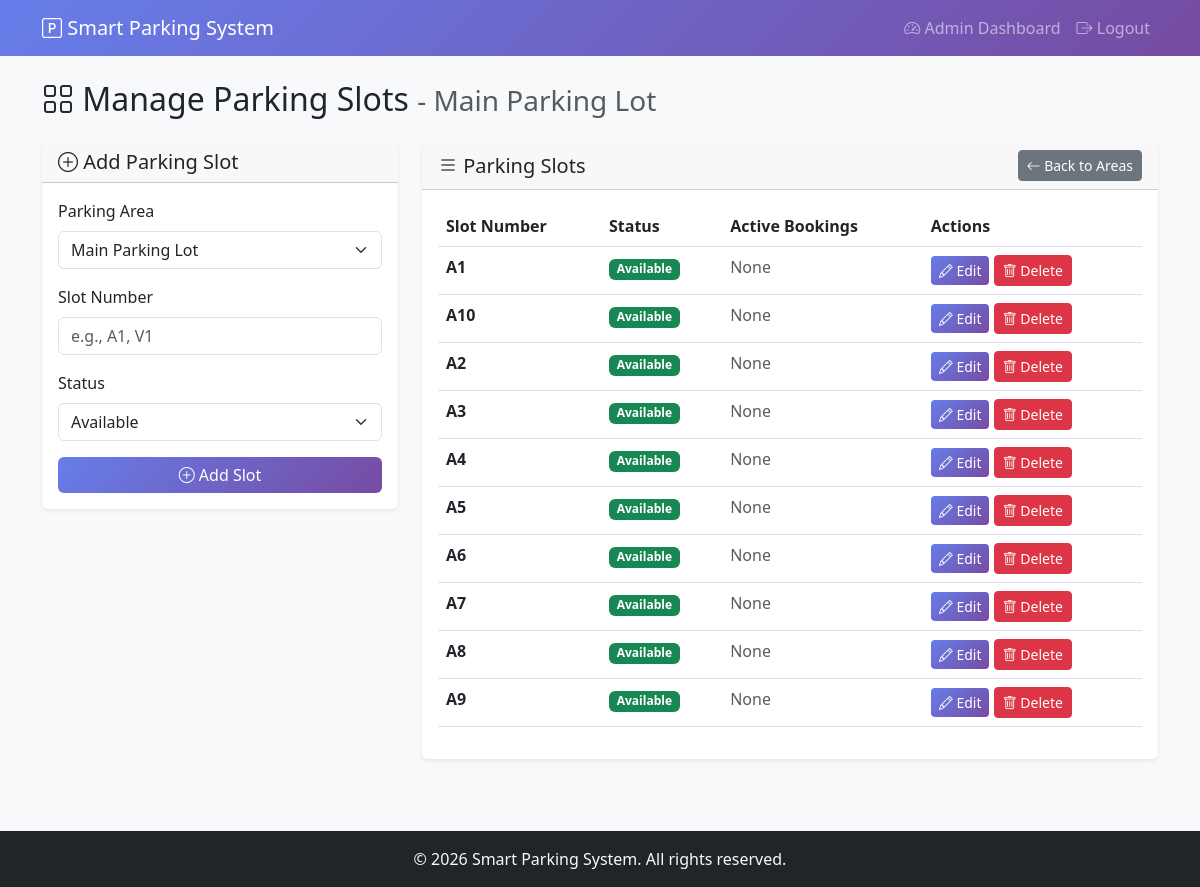
Page /admin/slots.php?area_id=1 (signed in) on the committed database.
### tables this page shows
CREATE TABLE IF NOT EXISTS parking_areas (
    area_id INT AUTO_INCREMENT PRIMARY KEY,
    area_name VARCHAR(100) NOT NULL,
    location VARCHAR(200) NOT NULL,
    hourly_rate DECIMAL(10, 2) DEFAULT 50.00,
    created_at TIMESTAMP DEFAULT CURRENT_TIMESTAMP,
    INDEX idx_area_name (area_name)
);

CREATE TABLE IF NOT EXISTS parking_slots (
    slot_id INT AUTO_INCREMENT PRIMARY KEY,
    area_id INT NOT NULL,
    slot_number VARCHAR(20) NOT NULL,
    status ENUM('Available', 'Occupied', 'Maintenance') DEFAULT 'Available',
    created_at TIMESTAMP DEFAULT CURRENT_TIMESTAMP,
    FOREIGN KEY (area_id) REFERENCES parking_areas(area_id) ON DELETE CASCADE,
    UNIQUE KEY unique_slot (area_id, slot_number),
    INDEX idx_area_id (area_id),
    INDEX idx_status (status)
);

### admin/slots.php (the view, shortened to what this page needs)
<?php
$conn = getDBConnection();
$area_id = intval($_GET['area_id'] ?? 0);
$area = null;
if ($area_id > 0) {
    $area_stmt = $conn->prepare("SELECT * FROM parking_areas WHERE area_id = ?");
    $area_stmt->bind_param("i", $area_id);
    $area_stmt->execute();
    $area_result = $area_stmt->get_result();
    $area = $area_result->fetch_assoc();
}
$edit_slot = null;
$areas_stmt = $conn->query("SELECT area_id, area_name FROM parking_areas ORDER BY area_name");
$all_areas = $areas_stmt->fetch_all(MYSQLI_ASSOC);
if ($area_id > 0) {
    $slots_stmt = $conn->prepare("
        SELECT ps.*,
               COUNT(b.booking_id) as booking_count
        FROM parking_slots ps
        LEFT JOIN bookings b ON ps.slot_id = b.slot_id AND b.status = 'Active'
        WHERE ps.area_id = ?
        GROUP BY ps.slot_id
        ORDER BY ps.slot_number
    ");
    $slots_stmt->bind_param("i", $area_id);
    $slots_stmt->execute();
    $slots_result = $slots_stmt->get_result();
    $slots = $slots_result->fetch_all(MYSQLI_ASSOC);
} else {
    $slots = [];
}
include '../includes/header.php';
?>
<div class="row">
    <div class="col-md-12">
        <h2 class="mb-4">
            <i class="bi bi-grid"></i> Manage Parking Slots
            <?php if ($area): ?>
                <small class="text-muted">- <?php echo htmlspecialchars($area['area_name']); ?></small>
            <?php endif; ?>
        </h2>
    </div>
</div>
<div class="row">
    <div class="col-md-4">
        <div class="card">
            <div class="card-header">
                <h5 class="mb-0">
                    <i class="bi bi-<?php echo $edit_slot ? 'pencil' : 'plus-circle'; ?>"></i>
                    <?php echo $edit_slot ? 'Edit' : 'Add'; ?> Parking Slot
                </h5>
            </div>
            <div class="card-body">
                <form method="POST" action="">
                    <div class="mb-3">
                        <label for="area_id" class="form-label">Parking Area</label>
                        <select class="form-select" id="area_id" name="area_id" required
                                onchange="if(this.value) window.location.href='slots.php?area_id='+this.value">
                            <?php foreach ($all_areas as $a): ?>
                                <option value="<?php echo $a['area_id']; ?>"
                                        <?php echo ($a['area_id'] == $area_id) ? 'selected' : ''; ?>>
                                    <?php echo htmlspecialchars($a['area_name']); ?>
                                </option>
                            <?php endforeach; ?>
                        </select>
                    </div>
                    <div class="mb-3">
                        <label for="slot_number" class="form-label">Slot Number</label>
                        <input type="text" class="form-control" id="slot_number" name="slot_number" required
                               value="<?php echo htmlspecialchars($edit_slot['slot_number'] ?? ''); ?>"
                               placeholder="e.g., A1, V1">
                    </div>
                    <div class="mb-3">
                        <label for="status" class="form-label">Status</label>
                        <select class="form-select" id="status" name="status" required>
                            <option value="Available" <?php echo ($edit_slot['status'] ?? '') === 'Available' ? 'selected' : ''; ?>>Available</option>
                        </select>
                    </div>
                    <div class="d-grid gap-2">
                        <button type="submit" name="<?php echo $edit_slot ? 'update_slot' : 'add_slot'; ?>"
                                class="btn btn-primary" <?php echo $area_id <= 0 ? 'disabled' : ''; ?>>
                            <i class="bi bi-<?php echo $edit_slot ? 'check' : 'plus'; ?>-circle"></i>
                            <?php echo $edit_slot ? 'Update' : 'Add'; ?> Slot
                        </button>
                    </div>
                </form>
            </div>
        </div>
    </div>
    <div class="col-md-8">
        <div class="card">
            <div class="card-header d-flex justify-content-between align-items-center">
                <h5 class="mb-0"><i class="bi bi-list"></i> Parking Slots</h5>
                <a href="areas.php" class="btn btn-sm btn-secondary">
                    <i class="bi bi-arrow-left"></i> Back to Areas
                </a>
            </div>
            <div class="card-body">
                <?php if ($area_id <= 0): ?>
                    <div class="alert alert-info">
                        <i class="bi bi-info-circle"></i> Please select a parking area to view and manage slots.
                    </div>
                <?php elseif (count($slots) === 0): ?>
                    <p class="text-muted text-center py-4">No slots found for this area. Add your first slot.</p>
                <?php else: ?>
                    <div class="table-responsive">
                        <table class="table table-hover">
                            <thead>
                                <tr>
                                    <th>Slot Number</th>
                                    <th>Status</th>
                                    <th>Active Bookings</th>
                                    <th>Actions</th>
                                </tr>
                            </thead>
                            <tbody>
                                <?php foreach ($slots as $slot): ?>
                                    <tr>
                                        <td><strong><?php echo htmlspecialchars($slot['slot_number']); ?></strong></td>
                                        <td>
                                            <?php if ($slot['status'] === 'Available'): ?>
                                                <span class="badge bg-success">Available</span>
                                            <?php elseif ($slot['status'] === 'Occupied'): ?>
                                                <span class="badge bg-warning">Occupied</span>
                                            <?php else: ?>
                                                <span class="badge bg-secondary">Maintenance</span>
                                            <?php endif; ?>
                                        </td>
                                        <td>
                                            <?php if ($slot['booking_count'] > 0): ?>
                                                <span class="badge bg-danger"><?php echo $slot['booking_count']; ?> Active</span>
                                            <?php else: ?>
                                                <span class="text-muted">None</span>
                                            <?php endif; ?>
                                        </td>
                                        <td>
                                            <a href="?edit=<?php echo $slot['slot_id']; ?>&area_id=<?php echo $area_id; ?>"
                                               class="btn btn-sm btn-primary">
                                                <i class="bi bi-pencil"></i> Edit
                                            </a>
                                            <a href="?delete=<?php echo $slot['slot_id']; ?>&area_id=<?php echo $area_id; ?>"
                                               class="btn btn-sm btn-danger"
                                               onclick="return confirm('Are you sure you want to delete this slot?')">
                                                <i class="bi bi-trash"></i> Delete
                                            </a>
                                        </td>
                                    </tr>
                                <?php endforeach; ?>
                            </tbody>
                        </table>
                    </div>
                <?php endif; ?>
            </div>
        </div>
    </div>
</div>
<?php include '../includes/footer.php'; ?>

### includes/header.php (shortened to what this page needs)
<?php
$base_path = '/Parking/';
?>
<!DOCTYPE html>
<html lang="en">
<head>
    <link href="https://cdn.jsdelivr.net/npm/bootstrap@5.3.0/dist/css/bootstrap.min.css" rel="stylesheet">
    <link rel="stylesheet" href="https://cdn.jsdelivr.net/npm/bootstrap-icons@1.11.0/font/bootstrap-icons.css">
</head>
<body>
    <nav class="navbar navbar-expand-lg navbar-dark">
        <div class="container">
            <a class="navbar-brand" href="<?php echo $base_path; ?>index.php">
                <i class="bi bi-p-square"></i> Smart Parking System
            </a>
            <div class="collapse navbar-collapse" id="navbarNav">
                <ul class="navbar-nav ms-auto">
                    <?php if (isset($_SESSION['user_id'])): ?>
                        <li class="nav-item">
                            <a class="nav-link" href="<?php echo $base_path; ?>user/dashboard.php">
                                <i class="bi bi-speedometer2"></i> Dashboard
                            </a>
                        </li>
                        <li class="nav-item">
                            <a class="nav-link" href="<?php echo $base_path; ?>user/wallet.php">
                                <i class="bi bi-wallet2"></i> Wallet
                            </a>
                        </li>
                        <li class="nav-item">
                            <a class="nav-link" href="<?php echo $base_path; ?>user/bookings.php">
                                <i class="bi bi-calendar-check"></i> My Bookings
                            </a>
                        </li>
                        <li class="nav-item">
                            <a class="nav-link" href="<?php echo $base_path; ?>user/logout.php">
                                <i class="bi bi-box-arrow-right"></i> Logout
                            </a>
                        </li>
                    <?php elseif (isset($_SESSION['admin_id'])): ?>
                        <li class="nav-item">
                            <a class="nav-link" href="<?php echo $base_path; ?>admin/dashboard.php">
                                <i class="bi bi-speedometer2"></i> Admin Dashboard
                            </a>
                        </li>
                        <li class="nav-item">
                            <a class="nav-link" href="<?php echo $base_path; ?>admin/logout.php">
                                <i class="bi bi-box-arrow-right"></i> Logout
                            </a>
                        </li>
                    <?php endif; ?>
                </ul>
            </div>
        </div>
    </nav>
    <div class="container mt-4">

### includes/footer.php (shortened to what this page needs)
    </div>
    <footer class="bg-dark text-light text-center py-3 mt-5">
        <div class="container">
            <p class="mb-0">&copy; <?php echo date('Y'); ?> Smart Parking System. All rights reserved.</p>
        </div>
    </footer>
</body>
</html>

### includes/header.php (style rules this page uses)
body { background-color: #f8f9fa; }
.navbar { background: linear-gradient(135deg, #667eea 0%, #764ba2 100%); }
.card { box-shadow: 0 0.125rem 0.25rem rgba(0,0,0,0.075); border: none; margin-bottom: 1.5rem; }
.btn-primary { background: linear-gradient(135deg, #667eea 0%, #764ba2 100%); border: none; }

### rows in the picture
parking_areas: area_name "Main Parking Lot"
parking_slots: slot_number "A1", status "Available"
parking_slots: slot_number "A10", status "Available"
parking_slots: slot_number "A2", status "Available"
parking_slots: slot_number "A3", status "Available"
parking_slots: slot_number "A4", status "Available"
parking_slots: slot_number "A5", status "Available"
parking_slots: slot_number "A6", status "Available"
parking_slots: slot_number "A7", status "Available"
parking_slots: slot_number "A8", status "Available"
parking_slots: slot_number "A9", status "Available"

### other values in the picture
form field area_id "Main Parking Lot"
